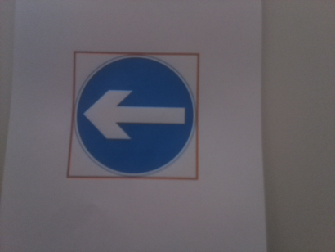
#> input picture tiruvadi_final/src/imgs/1.png, 335 x 252 px
$ python -i VT_sign_classif_crop.py   (imports and definitions only)   (Python 2 division)   (older library calls are emulated)
#> lines starting #> are read from the running program, lines starting #| are printed output that depends on the picture
#> further down, picture is the input picture: shape (252, 335, 3); mean B, G, R 104.1, 96.3, 99.1
#!/usr/bin/env python3
#Vineet Tiruvadi
#adapted from class-wide example_knn.py provided for Final Project

import cv2

import sys
import csv
import numpy as np

import pdb

import sklearn
from sklearn import mixture

import skimage
import skimage.filter
from skimage.filter.rank import entropy
from skimage.morphology import disk

from scipy import stats
import matplotlib.pyplot as plt

from collections import defaultdict
### Load training images and labels


#display the first image
# [47 lines left out: function disp_img, not called in this run]


root_dir = './robo_maze_imgs/'

# [18 lines not run here, left out]

# [1 line that did not run here, left out]

def extr_feat(img):
    imfilt = cv2.cvtColor(img,cv2.COLOR_BGR2GRAY)
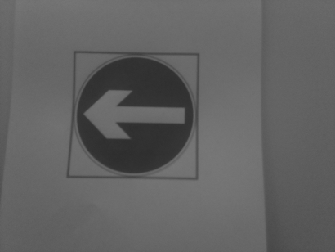
#> imfilt: shape (252, 335); min 45, max 121, mean 98
    imLap = cv2.Laplacian(imfilt,cv2.CV_64F)
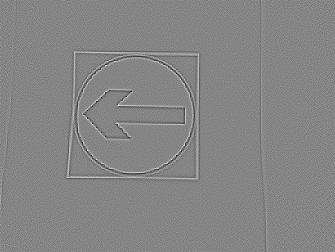
#> imLap: shape (252, 335) float64; min -71, max 65, mean 0; drawn with min black and max white
    #hist_vect,bins = np.histogram(imLap.flatten(),bins=50,range=(0,200))

    #for rgb find the mode
    med_col = np.array([0,0,0])

    for cc in range(3):
        med_col[cc] = np.array(np.mean(img[:,:,cc]))
#> after the loop, med_col = [104, 96, 99]


    mostcol = np.argmax(med_col)
#> mostcol = 0

    #crop the image

    #entropy
    entr = np.sum(entropy(imfilt,disk(5))[:])
#> entr = 202016.3

    #SIFTing
    #sift = cv2.xfeatures2d.SIFT_create()
    #kp, des = sift.detectAndCompute(imfilt,None)

    #corners
    corns = cv2.cornerHarris(imfilt,2,3,0.04)
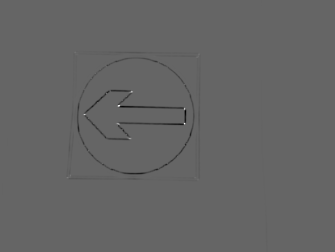
#> corns: shape (252, 335) float32; min -5.18e-05, max 7.84e-05, mean -2.89e-07; drawn with min black and max white
    numcorns = np.sum((corns>0.1 * corns.max()).astype(int))
#> numcorns = 32

    #more edge pixels on left or right
    im_siz = imLap.shape
#> im_siz = (252, 335)
    left_weight = np.sum(imLap[:,0:im_siz[1]/2])
#> left_weight = 491
    right_weight = np.sum(imLap[:,im_siz[1]/2:])
#> right_weight = 176

    which_side = left_weight/(left_weight + right_weight)
#> which_side = 0.736


    f_vect = np.hstack((entr,med_col[0]/med_col[1],numcorns,which_side))
#> f_vect = [202016.3, 1, 32, 0.736]
    return f_vect

#feature extraction should happen here
#train has the images
train_data = [None] * 47

feat_extr = 1
#take every image and make it a histogram
# [8 lines not run here, left out]


# read in training labels
# [1 line that did not run here, left out]

train_data = np.array(train_data)

### Train classifier
#knn = cv2.KNearest()
#knn.train(train_data, cv2.ROW_SAMPLE, train_labels)

#do GMM instead
# [1 line that did not run here, left out]
# [1 line not run here, left out]

label_map = defaultdict(dict)
#find the new labels
big_map = []
# [8 lines not run here, left out]

big_map = np.array(big_map)

# [9 lines not run here, left out]

correct = 0.0
confusion_matrix = np.zeros((6,6))

# [27 lines not run here, left out]

>>> import cv2
>>> picture = cv2.imread('../tiruvadi_final/src/imgs/1.png')
>>> result = extr_feat(picture)
#> result = [202016.3, 1, 32, 0.736]

$ run again, on tiruvadi_final/src/imgs/14.png
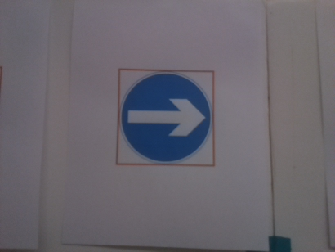
#> input picture tiruvadi_final/src/imgs/14.png, 335 x 252 px
#> picture is the input picture: shape (252, 335, 3); mean B, G, R 110.1, 102.3, 106
#> in extr_feat, `imLap = cv2.Laplacian(imfilt,cv2.CV_64F)`:
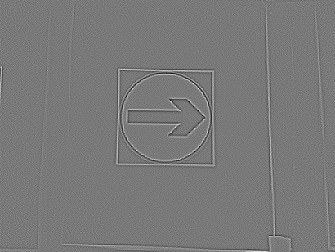
#> imLap: shape (252, 335) float64; min -71, max 78, mean 0; drawn with min black and max white
#> after the loop in extr_feat, `for cc in range(3):`: med_col = [110, 102, 106]
#> mostcol = 0
#> entr = 208290.4
#> in extr_feat, `corns = cv2.cornerHarris(imfilt,2,3,0.04)`:
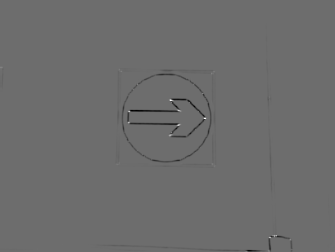
#> corns: shape (252, 335) float32; min -5.68e-05, max 7.51e-05, mean -3.27e-07; drawn with min black and max white
#> numcorns = 54
#> left_weight = 255
#> right_weight = 610
#> which_side = 0.295
#> f_vect = [208290.4, 1, 54, 0.295]

$ run again, on tiruvadi_final/src/imgs/15.png
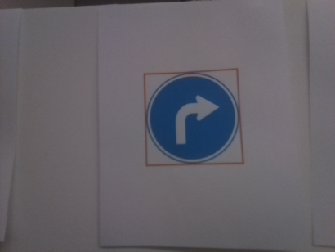
#> input picture tiruvadi_final/src/imgs/15.png, 335 x 252 px
#> picture is the input picture: shape (252, 335, 3); mean B, G, R 105.6, 98.8, 101.7
#> in extr_feat, `imLap = cv2.Laplacian(imfilt,cv2.CV_64F)`:
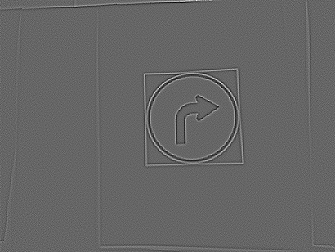
#> imLap: shape (252, 335) float64; min -68, max 102, mean 0; drawn with min black and max white
#> after the loop in extr_feat, `for cc in range(3):`: med_col = [105, 98, 101]
#> mostcol = 0
#> entr = 205240.2
#> in extr_feat, `corns = cv2.cornerHarris(imfilt,2,3,0.04)`:
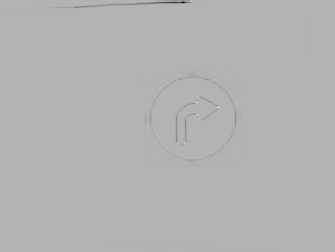
#> corns: shape (252, 335) float32; min -0.000259, max 0.000108, mean -4.89e-07; drawn with min black and max white
#> numcorns = 25
#> left_weight = 273
#> right_weight = 831
#> which_side = 0.247
#> f_vect = [205240.2, 1, 25, 0.247]
